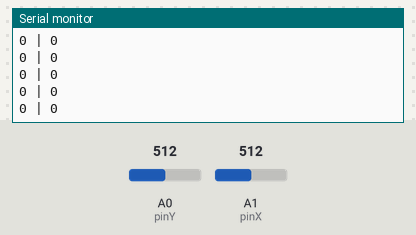
Simulated run of this sketch. Board: Arduino Uno, built with avr-gcc and run on an emulated ATmega328P. Shown: the last lines printed to the serial monitor. The inputs (shaded band) are chosen by the test bench; at power-on: A0 (pinY) = 512, A1 (pinX) = 512.

Above: at 2.7 s.
2.8 s: A0 (pinY) set to 445
At 3.7 s:
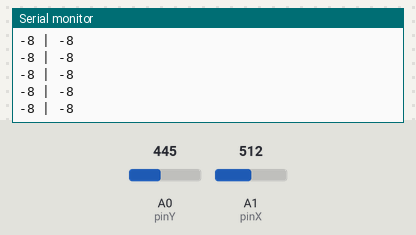
4.3 s: A0 (pinY) set to 421
At 4.8 s:
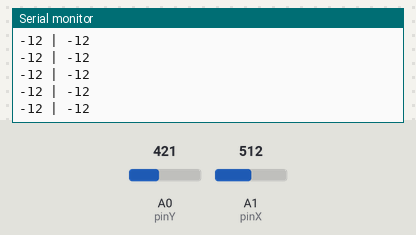
Timing chart, 0 to 7.3 s (numbered marks = the images above; inputs shaded):
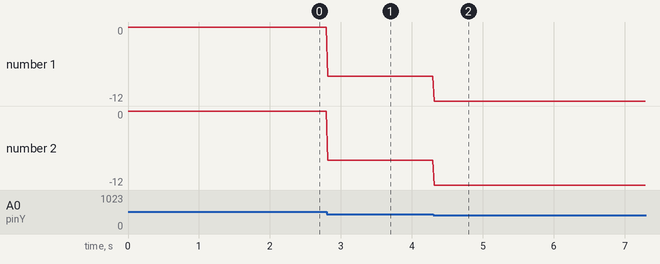

The sketch:

joystick.ino
```cpp
const int pinX = A1; //A1과 VRy 연결
const int pinY = A0;

const int centerX = 500;
const int centerY = 500;
const int deadzone = 30;

const int scale = 80;

void setup() {
  Serial.begin(9600);
}

void loop() {
  int valX = analogRead(pinX);
  int valY = analogRead(pinY);

  int dx = valX - centerX;
  int dy = valY - centerY;

  if (abs(dx) <= deadzone) dx = 0;
  if (abs(dy) <= deadzone) dy = 0;

  float u = (dx)/512.0f;
  float v = (dy)/512.0f;

  float l = v+max(u,0.0f);
  float r = v+max(-u,0.0f);

  float m = max(1.0f,max(abs(l),abs(r)));

  int left = (int)(l/m*scale);
  int right = (int)(r/m*scale);


  Serial.print(left);
  Serial.print(" | ");
  Serial.println(right);

  delay(20);
}
```

Measured:
- after the input at 2.8 s, the serial monitor: prints a new line at once (image 1)
- after the input at 4.3 s, the serial monitor: prints a new line at once (image 2)
- plotted number 1: 0 → -8 after the input at 2.8 s, -8 → -12 after the input at 4.3 s
- plotted number 2: 0 → -8 after the input at 2.8 s, -8 → -12 after the input at 4.3 s
